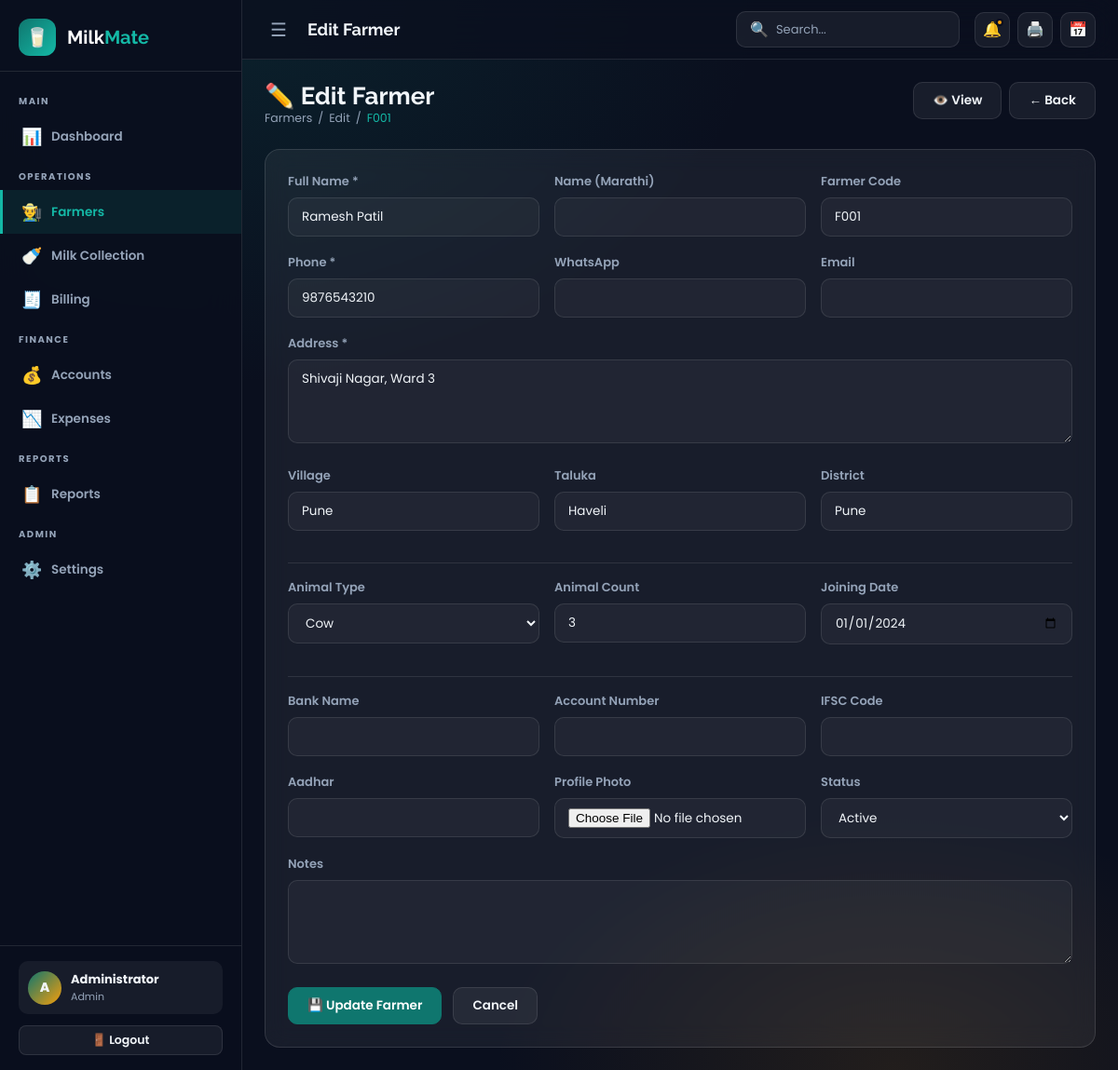
/modules/farmers/edit.php?id=1 (signed in), run on the app's committed database.
### tables this page shows
CREATE TABLE IF NOT EXISTS `farmers` (
  `id` INT UNSIGNED AUTO_INCREMENT PRIMARY KEY,
  `farmer_code` VARCHAR(20) NOT NULL UNIQUE,
  `name` VARCHAR(100) NOT NULL,
  `name_marathi` VARCHAR(100) DEFAULT NULL,
  `phone` VARCHAR(15) NOT NULL,
  `whatsapp` VARCHAR(15) DEFAULT NULL,
  `email` VARCHAR(150) DEFAULT NULL,
  `address` TEXT NOT NULL,
  `village` VARCHAR(100) DEFAULT NULL,
  `taluka` VARCHAR(100) DEFAULT NULL,
  `district` VARCHAR(100) DEFAULT NULL,
  `bank_name` VARCHAR(100) DEFAULT NULL,
  `bank_account` VARCHAR(30) DEFAULT NULL,
  `ifsc_code` VARCHAR(20) DEFAULT NULL,
  `aadhar` VARCHAR(20) DEFAULT NULL,
  `photo` VARCHAR(255) DEFAULT NULL,
  `animal_type` ENUM('cow','buffalo','both') DEFAULT 'cow',
  `animal_count` INT DEFAULT 0,
  `joining_date` DATE NOT NULL,
  `is_active` TINYINT(1) DEFAULT 1,
  `notes` TEXT DEFAULT NULL,
  `created_by` INT UNSIGNED DEFAULT NULL,
  `created_at` TIMESTAMP DEFAULT CURRENT_TIMESTAMP,
  `updated_at` TIMESTAMP DEFAULT CURRENT_TIMESTAMP ON UPDATE CURRENT_TIMESTAMP,
  FOREIGN KEY (`created_by`) REFERENCES `users`(`id`) ON DELETE SET NULL
);

### modules/farmers/edit.php (the view, shortened to what this page needs)
<?php
$pdo = db();
$id = (int)($_GET['id']??0);
$f = $pdo->prepare("SELECT * FROM farmers WHERE id=? LIMIT 1");
$f->execute([$id]); $f=$f->fetch();
include dirname(dirname(__DIR__)).'/includes/header.php';
?>
<div class="page-header">
  <div><h1>✏️ Edit Farmer</h1><div class="breadcrumb"><span>Farmers</span>/<span>Edit</span>/<span><?=htmlspecialchars($f['farmer_code'])?></span></div></div>
  <div class="d-flex gap-2">
    <a href="view.php?id=<?=$id?>" class="btn btn-ghost">👁️ View</a>
    <a href="index.php" class="btn btn-ghost">← Back</a>
  </div>
</div>
<div class="card" style="max-width:900px;">
  <form id="edit-farmer-form" enctype="multipart/form-data">
    <div class="form-row">
      <div class="form-group"><label class="form-label">Full Name *</label><input type="text" name="name" class="form-control" required value="<?=htmlspecialchars($f['name'])?>"></div>
      <div class="form-group"><label class="form-label">Name (Marathi)</label><input type="text" name="name_marathi" class="form-control" value="<?=htmlspecialchars($f['name_marathi']??'')?>"></div>
      <div class="form-group"><label class="form-label">Farmer Code</label><input type="text" class="form-control" value="<?=htmlspecialchars($f['farmer_code'])?>" disabled></div>
    </div>
    <div class="form-row">
      <div class="form-group"><label class="form-label">Phone *</label><input type="tel" name="phone" class="form-control" required value="<?=htmlspecialchars($f['phone'])?>"></div>
      <div class="form-group"><label class="form-label">WhatsApp</label><input type="tel" name="whatsapp" class="form-control" value="<?=htmlspecialchars($f['whatsapp']??'')?>"></div>
      <div class="form-group"><label class="form-label">Email</label><input type="email" name="email" class="form-control" value="<?=htmlspecialchars($f['email']??'')?>"></div>
    </div>
    <div class="form-group"><label class="form-label">Address *</label><textarea name="address" class="form-control" required><?=htmlspecialchars($f['address'])?></textarea></div>
    <div class="form-row">
      <div class="form-group"><label class="form-label">Village</label><input type="text" name="village" class="form-control" value="<?=htmlspecialchars($f['village']??'')?>"></div>
      <div class="form-group"><label class="form-label">Taluka</label><input type="text" name="taluka" class="form-control" value="<?=htmlspecialchars($f['taluka']??'')?>"></div>
      <div class="form-group"><label class="form-label">District</label><input type="text" name="district" class="form-control" value="<?=htmlspecialchars($f['district']??'')?>"></div>
    </div>
    <div class="separator"></div>
    <div class="form-row">
      <div class="form-group"><label class="form-label">Animal Type</label>
        <select name="animal_type" class="form-control">
          <?php foreach(['cow','buffalo','both'] as $at): ?><option value="<?=$at?>" <?=$f['animal_type']===$at?'selected':''?>><?=ucfirst($at)?></option><?php endforeach; ?>
        </select>
      </div>
      <div class="form-group"><label class="form-label">Animal Count</label><input type="number" name="animal_count" class="form-control" value="<?=$f['animal_count']?>" min="0"></div>
      <div class="form-group"><label class="form-label">Joining Date</label><input type="date" name="joining_date" class="form-control" value="<?=$f['joining_date']?>"></div>
    </div>
    <div class="separator"></div>
    <div class="form-row">
      <div class="form-group"><label class="form-label">Bank Name</label><input type="text" name="bank_name" class="form-control" value="<?=htmlspecialchars($f['bank_name']??'')?>"></div>
      <div class="form-group"><label class="form-label">Account Number</label><input type="text" name="bank_account" class="form-control" value="<?=htmlspecialchars($f['bank_account']??'')?>"></div>
      <div class="form-group"><label class="form-label">IFSC Code</label><input type="text" name="ifsc_code" class="form-control" value="<?=htmlspecialchars($f['ifsc_code']??'')?>"></div>
    </div>
    <div class="form-row">
      <div class="form-group"><label class="form-label">Aadhar</label><input type="text" name="aadhar" class="form-control" value="<?=htmlspecialchars($f['aadhar']??'')?>"></div>
      <div class="form-group"><label class="form-label">Profile Photo</label><input type="file" name="photo" class="form-control" accept="image/*"></div>
      <div class="form-group"><label class="form-label">Status</label>
        <select name="is_active" class="form-control"><option value="1" <?=$f['is_active']?'selected':''?>>Active</option><option value="0" <?=!$f['is_active']?'selected':''?>>Inactive</option></select>
      </div>
    </div>
    <div class="form-group"><label class="form-label">Notes</label><textarea name="notes" class="form-control"><?=htmlspecialchars($f['notes']??'')?></textarea></div>
    <div class="d-flex gap-3"><button type="submit" class="btn btn-primary" id="submit-btn">💾 Update Farmer</button><a href="index.php" class="btn btn-ghost">Cancel</a></div>
  </form>
</div>
<?php include dirname(dirname(__DIR__)).'/includes/footer.php'; ?>

### assets/css/app.css (style rules this page uses)
:root { --primary: #0f766e; --primary-light: #14b8a6; --primary-dark: #0d5c56; --accent: #f59e0b; --accent-dark: #d97706; --danger: #ef4444; --success: #22c55e; --warning: #f59e0b; --info: #3b82f6; --bg-dark: #0a0f1e; --bg-card: rgba(255,255,255,0.05); --sidebar-w: 260px; --sidebar-collapsed: 70px; --navbar-h: 64px; --text-primary: #f1f5f9; --text-secondary: #94a3b8; --border: rgba(255,255,255,0.1); --glass: rgba(255,255,255,0.06); --glass-border: rgba(255,255,255,0.12); --shadow: 0 8px 32px rgba(0,0,0,0.4); --radius: 16px; --radius-sm: 10px; --transition: 0.25s ease; }
*, *::before, *::after { box-sizing: border-box; margin: 0; padding: 0; }
html { scroll-behavior: smooth; }
body { font-family: 'Poppins', sans-serif; font-weight: 400; background: var(--bg-dark); color: var(--text-primary); min-height: 100vh; overflow-x: hidden; background-image: radial-gradient(ellipse 80% 60% at 20% 0%, rgba(15,118,110,0.18) 0%, transparent 60%), radial-gradient(ellipse 60% 40% at 80% 100%, rgba(245,158,11,0.10) 0%, transparent 60%); }
h1,h2,h3,h4,h5,h6 { font-family: 'Raleway', sans-serif; font-weight: 700; }
a { text-decoration: none; color: inherit; }
.page-header { margin-bottom: 24px; display: flex; align-items: flex-start; justify-content: space-between; flex-wrap: wrap; gap: 12px; }
.page-header h1 { font-size: 26px; }
.breadcrumb { font-size: 12.5px; color: var(--text-secondary); display: flex; gap: 6px; align-items: center; }
.breadcrumb span:last-child { color: var(--primary-light); }
.card { background: var(--glass); border: 1px solid var(--glass-border); border-radius: var(--radius); backdrop-filter: blur(12px); padding: 24px; transition: transform var(--transition), box-shadow var(--transition), border-color var(--transition); }
.btn { display: inline-flex; align-items: center; gap: 8px; padding: 9px 20px; border-radius: var(--radius-sm); font-family: 'Poppins',sans-serif; font-size: 13.5px; font-weight: 500; border: 1px solid transparent; cursor: pointer; transition: all var(--transition); white-space: nowrap; }
.btn-primary { background: var(--primary); color: #fff; border-color: var(--primary); }
.btn-ghost { background: var(--glass); color: var(--text-primary); border-color: var(--border); }
.form-group { margin-bottom: 18px; }
.form-label { display: block; font-size: 13px; font-weight: 500; color: var(--text-secondary); margin-bottom: 7px; }
.form-control { width: 100%; background: rgba(255,255,255,0.04); border: 1px solid var(--border); border-radius: var(--radius-sm); color: var(--text-primary); padding: 10px 14px; font-family: 'Poppins',sans-serif; font-size: 13.5px; outline: none; transition: border-color var(--transition), box-shadow var(--transition); }
.form-control::placeholder { color: var(--text-secondary); opacity: 0.6; }
select.form-control option { background: #1e293b; color: var(--text-primary); }
textarea.form-control { resize: vertical; min-height: 90px; }
.form-row { display: grid; grid-template-columns: repeat(auto-fill, minmax(200px,1fr)); gap: 16px; }
.d-flex { display: flex; }
.gap-2 { gap: 8px; }
.gap-3 { gap: 12px; }
.separator { height: 1px; background: var(--border); margin: 16px 0; }

### data on the page
farmers: farmer_code "F001", name "Ramesh Patil", phone "9876543210", address "Shivaji Nagar, Ward 3", village "Pune", taluka "Haveli", district "Pune", animal_type "Cow", animal_count "3", joining_date "01/01/2024", is_active "Active"

### other printed values
substr($_SESSION['name'] ?? 'U', 0, 1) "A"
$_SESSION['name'] "Administrator"
$_SESSION['role'] "Admin"
$pageTitle "Edit Farmer"
